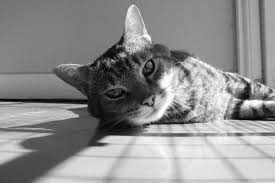
//> input picture Samples/cat.jpeg, 275 x 183 px
$ ./openmp_dynamicKernel   (built with g++ and OpenCV 4)
//> lines starting //> are read from the running program, lines starting //| are printed output that depends on the picture
#include <opencv2/core.hpp>
#include <opencv2/imgcodecs.hpp>
#include <opencv2/highgui.hpp>
#include <iostream>  // Standard input/output stream library
#include <omp.h>     // OpenMP header file


using namespace cv;
using namespace std;

void OMP_High_Pass_Filter(const Mat& imageData, const Mat& kernel, int kernel_size) {

    // Check if the image is loaded successfully
    if (imageData.empty()) {
        std::cerr << "Error: Unable to load image." << std::endl;
        return;
    }

    // Create an output image matrix to store the filtered result
    cv::Mat output_img(imageData.rows - kernel_size + 1, imageData.cols - kernel_size + 1, CV_32SC3);

    //omp_set_num_threads(5);

    int i, j, m, n;
    double start_time = omp_get_wtime(); // Start timing

    // Iterate over each pixel in the output image
#pragma omp parallel for shared(output_img, kernel) private(i,j,m,n) num_threads(5)
    for (i = 0; i < output_img.rows; ++i) {
        for (j = 0; j < output_img.cols; ++j) {
            // Compute the sum of element-wise products between the kernel and the corresponding section of the image
            cv::Vec3i sum(0, 0, 0);
            for (m = 0; m < kernel_size; ++m) {
                for (n = 0; n < kernel_size; ++n) {
                    cv::Vec3b pixel = imageData.at<cv::Vec3b>(i + m, j + n);
                    // Multiply each pixel in the kernel with the corresponding pixel in the image section and accumulate the sum
                    sum[0] += pixel[0] * kernel.at<int>(m, n);
                    sum[1] += pixel[1] * kernel.at<int>(m, n);
                    sum[2] += pixel[2] * kernel.at<int>(m, n);
                }
            }
            // Store the result in the output image
            output_img.at<cv::Vec3i>(i, j) = sum;
        }
    }
    double end_time = omp_get_wtime(); // End timing
    double elapsed_time = end_time - start_time; // Calculate elapsed time
    cout << "Elapsed time: " << elapsed_time *1000<< " msec" << endl; // Output elapsed time


    // Convert the output image to the appropriate data type for display
    output_img.convertTo(output_img, CV_8UC3);

    // Create a Window and Display the output image
    namedWindow("Output Image", WINDOW_AUTOSIZE);
    imshow("Output Image", output_img);
    moveWindow("Output Image", 0, 45);

    waitKey(0);
    destroyAllWindows();
}

cv::Mat generateHighPassKernel(int size) {
    // Check if size is valid
    if (size % 2 == 0 || size < 3) {
        std::cerr << "Invalid kernel size. It should be an odd number >= 3." << std::endl;
        return cv::Mat();
    }

    // Create the kernel matrix
    cv::Mat kernel(size, size, CV_32S, cv::Scalar(0));

    // Calculate the center index
    int center = size / 2;

    // Set the values for high pass filtering
    for (int i = 0; i < size; ++i) {
        for (int j = 0; j < size; ++j) {
            if (i == center && j == center) {
                kernel.at<int>(i, j) = size * size - 1;
            }
            else {
                kernel.at<int>(i, j) = -1;
            }
        }
    }

    return kernel;
}


int main()
{

    // Read the input image
    cv::Mat img = cv::imread("D:/Samples/cat.jpeg");
//> img is the input picture: 183 rows x 275 cols, CV_8UC3; min 0, max 255, mean 141.4

    // Check if the image is loaded successfully
    if (img.empty()) {
        std::cerr << "Error: Unable to load image." << std::endl;
        return 1;
    }
    int size;
    std::cout << "Enter the size of the kernel (odd and greater than or equal to 3): ";
    std::cin >> size;
//> the answer given: 3
    cv::Mat kernel = generateHighPassKernel(size);

    if (!kernel.empty()) {
        std::cout << "Generated High Pass Kernel:" << std::endl;
        std::cout << kernel << std::endl;
        // Apply high pass filtering using OpenMP
        OMP_High_Pass_Filter(img, kernel, size);
//> after the loop in OMP_High_Pass_Filter, `for (i = 0; i < output_img.rows; ++i)`:
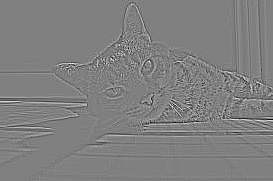
//> output_img: 181 rows x 273 cols, CV_32SC3; min -650, max 643, mean -0.1; drawn with min black and max white
//> in OMP_High_Pass_Filter, `output_img.convertTo(output_img, CV_8UC3);`:
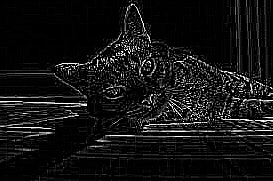
//> output_img: 181 rows x 273 cols, CV_8UC3; min 0, max 255, mean 19.6
    }


    return 0;
}
